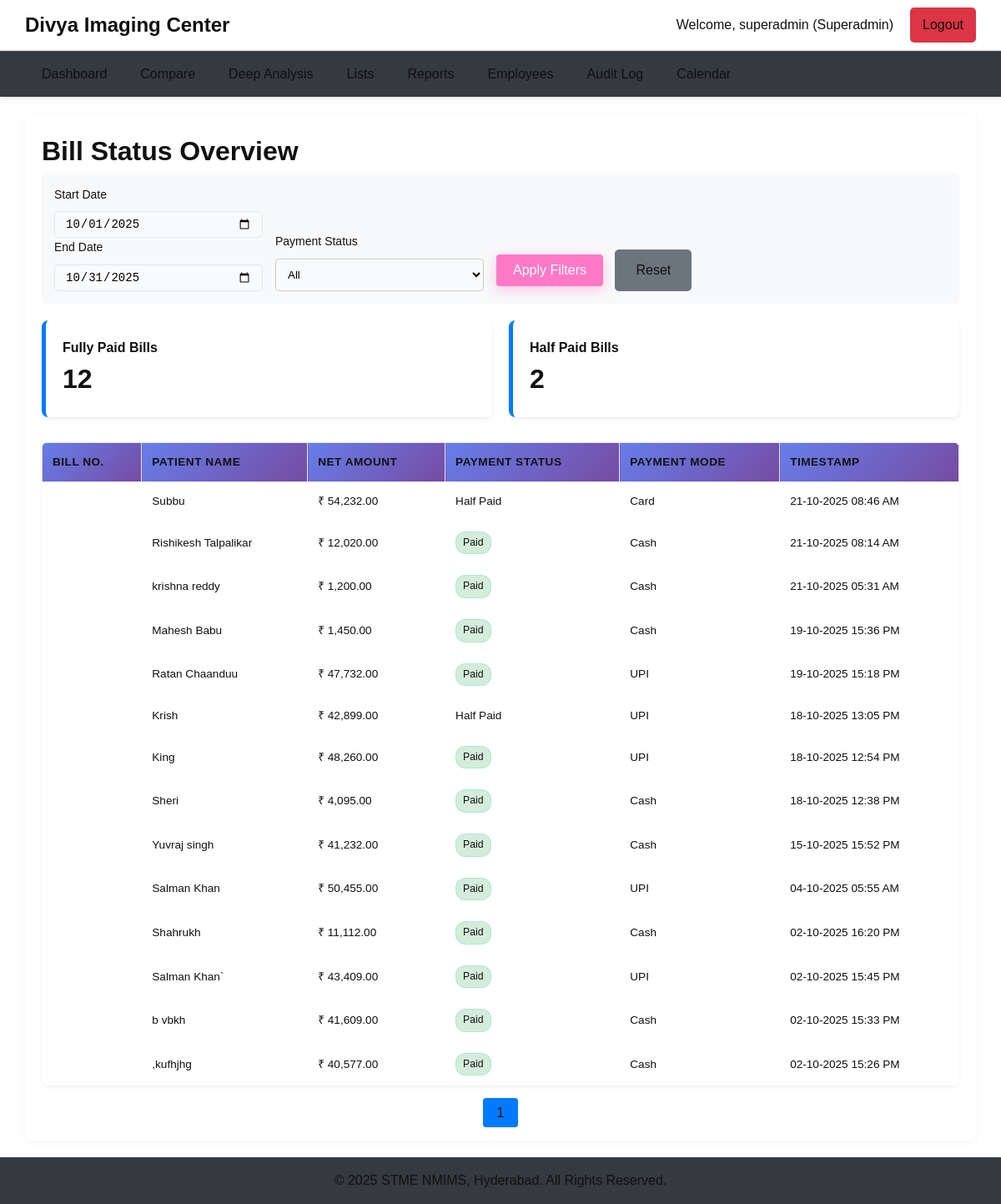
The page /manager/bill_status.php (signed in) on the database its author committed.
### tables this page shows
CREATE TABLE `bills` (
  `id` int(11) NOT NULL,
  `invoice_number` int(11) DEFAULT NULL,
  `patient_id` int(11) NOT NULL,
  `receptionist_id` int(11) NOT NULL,
  `referral_type` enum('Doctor','Self','Other') NOT NULL,
  `referral_doctor_id` int(11) DEFAULT NULL,
  `gross_amount` decimal(10,2) NOT NULL,
  `discount` decimal(10,2) DEFAULT 0.00,
  `discount_by` enum('Center','Doctor') NOT NULL DEFAULT 'Center',
  `net_amount` decimal(10,2) NOT NULL,
  `amount_paid` decimal(10,2) NOT NULL DEFAULT 0.00,
  `balance_amount` decimal(10,2) NOT NULL DEFAULT 0.00,
  `payment_mode` varchar(50) DEFAULT NULL,
  `payment_status` enum('Paid','Due','Half Paid') NOT NULL DEFAULT 'Due',
  `bill_status` enum('Original','Re-Billed','Void') NOT NULL DEFAULT 'Original',
  `created_at` timestamp NOT NULL DEFAULT current_timestamp(),
  `updated_at` timestamp NOT NULL DEFAULT current_timestamp() ON UPDATE current_timestamp(),
  `referral_source_other` varchar(100) DEFAULT NULL
);

CREATE TABLE `patients` (
  `id` int(11) NOT NULL,
  `name` varchar(100) NOT NULL,
  `sex` enum('Male','Female','Other') NOT NULL,
  `age` int(11) NOT NULL,
  `address` text DEFAULT NULL,
  `city` varchar(100) DEFAULT NULL,
  `mobile_number` varchar(15) DEFAULT NULL,
  `created_at` timestamp NOT NULL DEFAULT current_timestamp()
);

### manager/bill_status.php (the view, shortened to what this page needs)
<?php
require_once '../includes/db_connect.php';
$start_date = isset($_GET['start_date']) ? $_GET['start_date'] : date('Y-m-01');
$end_date = isset($_GET['end_date']) ? $_GET['end_date'] : date('Y-m-t');
$payment_status = isset($_GET['payment_status']) ? $_GET['payment_status'] : 'all';
$page = isset($_GET['page']) ? max(1, (int)$_GET['page']) : 1;
$records_per_page = 25;
$offset = ($page - 1) * $records_per_page;
$where_clauses = ["b.created_at BETWEEN ? AND ?"];
$end_date_for_query = $end_date . ' 23:59:59';
$params = [$start_date, $end_date_for_query];
$types = 'ss';
$where_sql = " WHERE " . implode(' AND ', $where_clauses);
$summary_query = "SELECT
                    SUM(CASE WHEN payment_status = 'Paid' THEN 1 ELSE 0 END) as full_paid_count,
                    SUM(CASE WHEN payment_status = 'Half Paid' THEN 1 ELSE 0 END) as half_paid_count
                  FROM bills b" . $where_sql;
$stmt_summary = $conn->prepare($summary_query);
$stmt_summary->bind_param($types, ...$params);
$stmt_summary->execute();
$summary_result = $stmt_summary->get_result()->fetch_assoc();
$full_paid_count = $summary_result['full_paid_count'] ?? 0;
$half_paid_count = $summary_result['half_paid_count'] ?? 0;
$count_query = "SELECT COUNT(b.id) as total FROM bills b" . $where_sql;
$stmt_count = $conn->prepare($count_query);
$stmt_count->bind_param($types, ...$params);
$stmt_count->execute();
$total_records = $stmt_count->get_result()->fetch_assoc()['total'];
$total_pages = ceil($total_records / $records_per_page);
$data_query = "SELECT b.id, b.invoice_number, p.name as patient_name, b.net_amount, b.payment_status, b.payment_mode, b.created_at
               FROM bills b
               JOIN patients p ON b.patient_id = p.id" . $where_sql . "
               ORDER BY b.created_at DESC
               LIMIT ? OFFSET ?";
$data_params = $params;
$data_types = $types . 'ii';
$data_params[] = $records_per_page;
$data_params[] = $offset;
$stmt_data = $conn->prepare($data_query);
$stmt_data->bind_param($data_types, ...$data_params);
$stmt_data->execute();
$bills_data = $stmt_data->get_result()->fetch_all(MYSQLI_ASSOC);
require_once '../includes/header.php';
?>
<div class="page-container">
    <h1>Bill Status Overview</h1>
    <form method="GET" action="bill_status.php" class="filter-form compact-filters">
        <div class="filter-group">
            <div class="form-group"><label for="start_date">Start Date</label><input type="date" name="start_date" id="start_date" value="<?php echo htmlspecialchars($start_date); ?>" style="color: #000 !important;"></div>
            <div class="form-group"><label for="end_date">End Date</label><input type="date" name="end_date" id="end_date" value="<?php echo htmlspecialchars($end_date); ?>" style="color: #000 !important;"></div>
        </div>
        <div class="filter-group">
            <div class="form-group">
                <label for="payment_status">Payment Status</label>
                <select name="payment_status" id="payment_status" style="color: #000 !important;">
                    <option value="all" <?php if($payment_status == 'all') echo 'selected'; ?>>All</option>
                </select>
            </div>
        </div>
        <div class="filter-actions">
            <button type="submit" class="btn-submit">Apply Filters</button>
            <a href="bill_status.php" class="btn-cancel">Reset</a>
        </div>
    </form>
    <div class="summary-cards">
        <div class="summary-card"><h3>Fully Paid Bills</h3><p><?php echo $full_paid_count; ?></p></div>
        <div class="summary-card"><h3>Half Paid Bills</h3><p><?php echo $half_paid_count; ?></p></div>
    </div>
    <table class="data-table">
        <thead>
            <tr>
                <th>Bill No.</th>
                <th>Patient Name</th>
                <th>Net Amount</th>
                <th>Payment Status</th>
                <th>Payment Mode</th>
                <th>Timestamp</th>
            </tr>
        </thead>
        <tbody>
            <?php if (!empty($bills_data)): ?>
                <?php foreach($bills_data as $bill): ?>
                <tr>
                    <td><?php echo htmlspecialchars($bill['invoice_number']); ?></td>
                    <td><?php echo htmlspecialchars($bill['patient_name']); ?></td>
                    <td>₹ <?php echo number_format($bill['net_amount'], 2); ?></td>
                    <td><span class="status-<?php echo strtolower(str_replace(' ', '', $bill['payment_status'])); ?>"><?php echo htmlspecialchars($bill['payment_status']); ?></span></td>
                    <td><?php echo htmlspecialchars($bill['payment_mode']); ?></td>
                    <td><?php echo date('d-m-Y H:i A', strtotime($bill['created_at'])); ?></td>
                </tr>
                <?php endforeach; ?>
            <?php else: ?>
                <tr><td colspan="6" style="text-align:center;">No bills found for the selected criteria.</td></tr>
            <?php endif; ?>
        </tbody>
    </table>
    <div class="pagination">
        <?php
        $query_params = $_GET;
        for ($i = 1; $i <= $total_pages; $i++) {
            $query_params['page'] = $i;
            $link = 'bill_status.php?' . http_build_query($query_params);
            $active_class = ($i == $page) ? 'active' : '';
            echo "<a href='{$link}' class='{$active_class}'>{$i}</a> ";
        }
        ?>
    </div>
</div>
<?php require_once '../includes/footer.php'; ?>

### includes/header.php (shortened to what this page needs)
<?php
$username = htmlspecialchars($_SESSION['username']);
$role = htmlspecialchars($_SESSION['role']);
$current_page = basename($_SERVER['PHP_SELF']);
?>
<!DOCTYPE html>
<html lang="en">
<head>
    <link rel="stylesheet" href="/diagnostic-center/assets/css/complete.css">
    <link rel="stylesheet" href="https://cdnjs.cloudflare.com/ajax/libs/font-awesome/5.15.4/css/all.min.css">
    <?php if ($role === 'superadmin'): ?>
    <link rel="stylesheet" href="/diagnostic-center/assets/css/superadmin_styles.css">
    <?php elseif ($role === 'writer'): ?>
    <link rel="stylesheet" href="/diagnostic-center/assets/css/writer.css">
    <?php endif; ?>
</head>
<body class="role-<?php echo $role; ?>">
    <header class="main-header">
       <div class="header-container">
            <div class="logo-area"><a href="/diagnostic-center/index.php">Divya Imaging Center</a></div>
            <div class="user-info-area">
                <span>Welcome, <?php echo $username; ?> (<?php echo ucfirst($role); ?>)</span>
                <a href="/diagnostic-center/logout.php" class="btn-logout">Logout</a>
            </div>
        </div>
    </header>
    <nav class="main-navbar">
        <ul>
            <?php if ($role === 'superadmin'): ?>
                <li><a href="dashboard.php" class="<?php echo ($current_page == 'dashboard.php') ? 'active' : ''; ?>">Dashboard</a></li>
                <li><a href="compare.php" class="<?php echo ($current_page == 'compare.php') ? 'active' : ''; ?>">Compare</a></li>
                <li><a href="deep_analysis.php" class="<?php echo ($current_page == 'deep_analysis.php') ? 'active' : ''; ?>">Deep Analysis</a></li>
                <li><a href="lists.php" class="<?php echo in_array($current_page, ['lists.php', 'view_tests.php', 'view_doctors.php']) ? 'active' : ''; ?>">Lists</a></li>
                <li><a href="detailed_report.php" class="<?php echo ($current_page == 'detailed_report.php') ? 'active' : ''; ?>">Reports</a></li>
                <li><a href="manage_employees.php" class="<?php echo in_array($current_page, ['manage_employees.php', 'edit_employee.php']) ? 'active' : ''; ?>">Employees</a></li>
                <li><a href="view_audit_log.php" class="<?php echo ($current_page == 'view_audit_log.php') ? 'active' : ''; ?>">Audit Log</a></li>
                <li><a href="manage_calendar.php" class="<?php echo ($current_page == 'manage_calendar.php') ? 'active' : ''; ?>">Calendar</a></li>
            <?php endif; ?>
        </ul>
    </nav>

### includes/footer.php (shortened to what this page needs)
<footer class="main-footer">
        <p>&copy; <?php echo date("Y"); ?> STME NMIMS, Hyderabad. All Rights Reserved.</p>
    </footer>
    <link href="https://cdn.jsdelivr.net/npm/select2@4.1.0-rc.0/dist/css/select2.min.css" rel="stylesheet" />
</body>
</html>

### assets/css/superadmin_styles.css (style rules this page uses)
body.role-superadmin { background-color: #f8f9fc; font-family: 'Poppins', sans-serif; color: #5a5c69; }
.data-table { width: max-content; min-width: 100%; border-collapse: collapse; font-size: 0.85rem; }
.data-table th, .data-table td { padding: 0.75rem; border: 1px solid #e3e6f0; text-align: left; white-space: nowrap; }
.data-table thead th { background-color: #f8f9fc; font-weight: 600; position: sticky; top: 0; z-index: 1; }
.data-table td:first-child, .data-table th:first-child { position: sticky; left: 0; background-color: #fff; z-index: 3; box-shadow: 2px 0 8px -2px rgba(0,0,0,0.08); }
.data-table thead th:first-child { z-index: 4; }

### rows shown on the page
bills: patient.name "Subbu", net_amount "54,232.00", payment_status "Half Paid", payment_mode "Card", created_at "21-10-2025 08:46 AM"
bills: patient.name "Rishikesh Talpalikar", net_amount "12,020.00", payment_status "Paid", payment_mode "Cash", created_at "21-10-2025 08:14 AM"
bills: patient.name "krishna reddy", net_amount "1,200.00", payment_status "Paid", payment_mode "Cash", created_at "21-10-2025 05:31 AM"
bills: patient.name "Mahesh Babu", net_amount "1,450.00", payment_status "Paid", payment_mode "Cash", created_at "19-10-2025 15:36 PM"
bills: patient.name "Ratan Chaanduu", net_amount "47,732.00", payment_status "Paid", payment_mode "UPI", created_at "19-10-2025 15:18 PM"
bills: patient.name "Krish", net_amount "42,899.00", payment_status "Half Paid", payment_mode "UPI", created_at "18-10-2025 13:05 PM"
bills: patient.name "King", net_amount "48,260.00", payment_status "Paid", payment_mode "UPI", created_at "18-10-2025 12:54 PM"
bills: patient.name "Sheri", net_amount "4,095.00", payment_status "Paid", payment_mode "Cash", created_at "18-10-2025 12:38 PM"
bills: patient.name "Yuvraj singh", net_amount "41,232.00", payment_status "Paid", payment_mode "Cash", created_at "15-10-2025 15:52 PM"
bills: patient.name "Salman Khan", net_amount "50,455.00", payment_status "Paid", payment_mode "UPI", created_at "04-10-2025 05:55 AM"
bills: patient.name "Shahrukh", net_amount "11,112.00", payment_status "Paid", payment_mode "Cash", created_at "02-10-2025 16:20 PM"
bills: patient.name "Salman Khan`", net_amount "43,409.00", payment_status "Paid", payment_mode "UPI", created_at "02-10-2025 15:45 PM"
bills: patient.name "b vbkh", net_amount "41,609.00", payment_status "Paid", payment_mode "Cash", created_at "02-10-2025 15:33 PM"
bills: patient.name ",kufhjhg", net_amount "40,577.00", payment_status "Paid", payment_mode "Cash", created_at "02-10-2025 15:26 PM"

### other values the page prints
$username "superadmin"
$role "Superadmin"
$full_paid_count "12"
$half_paid_count "2"
